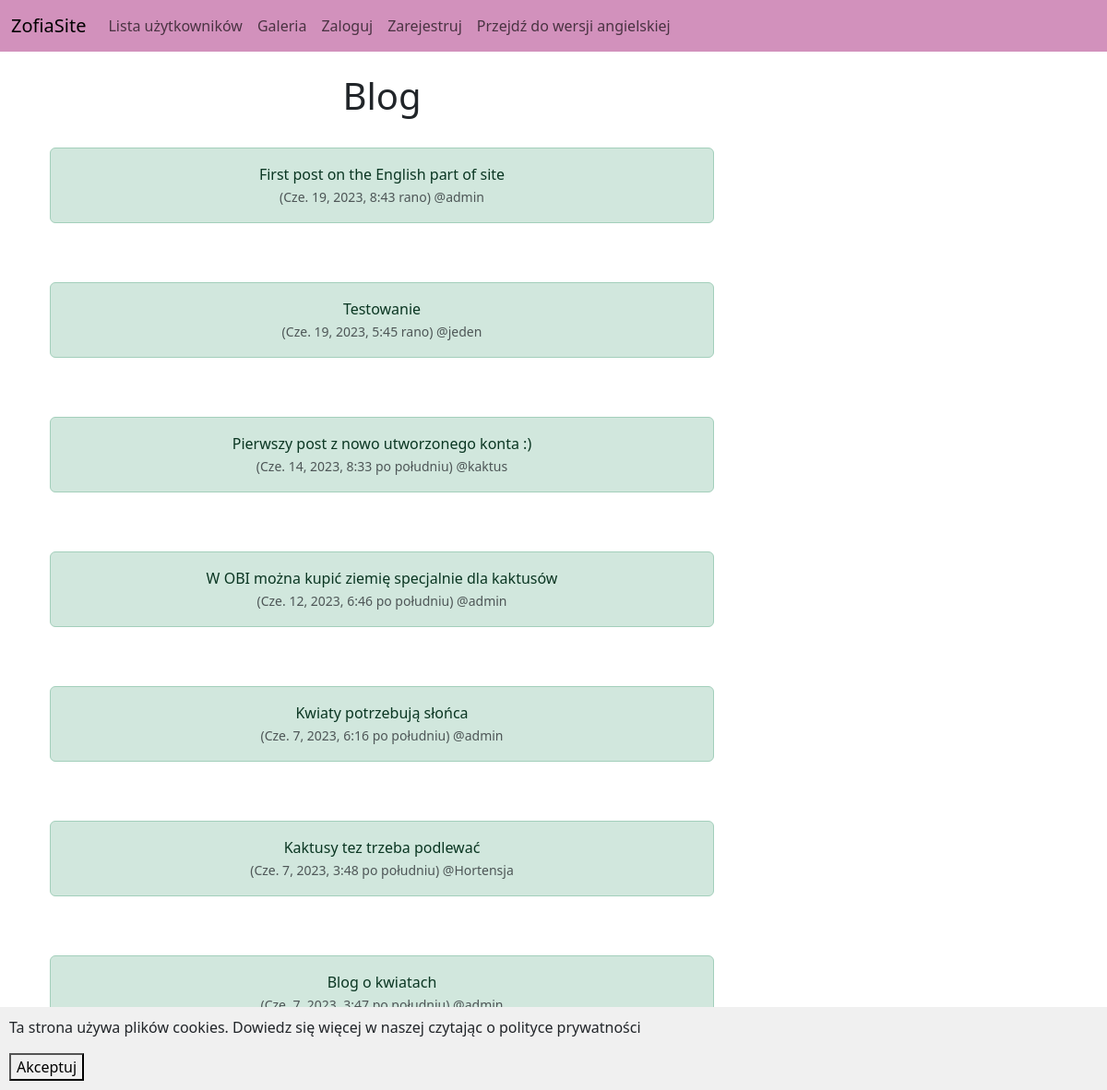
The page / on the database its author committed.
### ZofiaSite/models.py (models this page shows, shortened)
class Mess(models.Model):
    user = models.ForeignKey(User, related_name="mess", on_delete=models.DO_NOTHING)
    body = models.CharField(max_length=200)
    created_at = models.DateTimeField(auto_now_add=True)

### ZofiaSite/views.py (the view)
# urls.py: path('', views.home, name="home"),
def home(request):
    if request.user.is_authenticated:
        form = MessForm(request.POST or None)
        if request.method == "POST":
            if form.is_valid():
                m = form.save(commit=False)
                m.user = request.user
                m.save()
                messages.success(request, ("Post utworzony pomyślnie :)"))
                return redirect('home')
        mess = Mess.objects.all().order_by("-created_at")
        return render(request, 'home.html', {"mess":mess, "form":form})
    else:
        mess = Mess.objects.all().order_by("-created_at")
        return render(request, 'home.html', {"mess":mess})

### ZofiaSite/templates/home.html (shortened to what this page needs)
{% extends 'base.html' %}
{% block content %}
<div class="container text-center">
    <div class="row">
        <div class="col-8">
            <h1>Blog</h1><br/>
            {% for m in mess %}
            <div class="alert alert-success" role="alert">
                {{ m.body }}<br/>
                <small class="text-muted">
                    ({{ m.created_at }}) @{{ m.user.username }}
                </small>
            </div><br/><br/>
            {% endfor %}
        </div>
        <div class="col-4">
        </div>
    </div>
</div>
<footer id="myfooter" id="cookieFooter" class="cookie-footer">
  <p>Ta strona używa plików cookies. Dowiedz się więcej w naszej czytając o polityce prywatności</p>
  <button onclick="toggle(this)">Akceptuj</button>
</footer>
{% endblock %}

### ZofiaSite/templates/base.html (shortened to what this page needs)
{% load static %}
<!doctype html>
<html lang="pl">
  <head>
    <link href="https://cdn.jsdelivr.net/npm/bootstrap@5.3.0/dist/css/bootstrap.min.css" rel="stylesheet">
  </head>
  <body>
    {% include 'navbar.html' %}
    <br/>
    <div class="container">
      {% block content %}
      {% endblock %}
    </div>
  </body>
</html>

### ZofiaSite/templates/navbar.html (shortened to what this page needs)
<nav class="navbar navbar-expand-lg" style="background-color: #d291bc;">
    <div class="container-fluid">
      <a class="navbar-brand" href="{% url 'home' %}">ZofiaSite</a>
      <div class="collapse navbar-collapse" id="navbarSupportedContent">
        <ul class="navbar-nav me-auto mb-2 mb-lg-0">
          <li class="nav-item">
            <a class="nav-link" href="#" id="profile-list-link">Lista użytkowników</a>
          </li>
          <li class="nav-item">
            <a class="nav-link" href="#" id="gallery-link">Galeria</a>
          </li>
          {% if user.is_authenticated %}
          <li class="nav-item">
            <a class="nav-link" href="{% url 'logout' %}">Wyloguj</a>
          </li>
          {% else %}
          <li class="nav-item">
            <a class="nav-link" href="{% url 'login' %}">Zaloguj</a>
          </li>
          <li class="nav-item">
            <a class="nav-link" href="{% url 'register' %}">Zarejestruj</a>
          </li>
          {% endif %}
          <li class="nav-item">
            <a class="nav-link" href="{% url 'home_en' %}">Przejdź do wersji angielskiej</a>
          </li>
        </ul>
      </div>
    </div>
  </nav>

### ZofiaSite/templates/home.html (style rules this page uses)
.cookie-footer { position: fixed; bottom: 0; left: 0; width: 100%; background-color: #f0f0f0; padding: 10px; display: block; }

### rows shown on the page
Mess: body "First post on the English part of site", created_at "Cze. 19, 2023, 8:43 rano", user.username "admin"
Mess: body "Testowanie", created_at "Cze. 19, 2023, 5:45 rano", user.username "jeden"
Mess: body "Pierwszy post z nowo utworzonego konta :)", created_at "Cze. 14, 2023, 8:33 po południu", user.username "kaktus"
Mess: body "W OBI można kupić ziemię specjalnie dla kaktusów", created_at "Cze. 12, 2023, 6:46 po południu", user.username "admin"
Mess: body "Kwiaty potrzebują słońca", created_at "Cze. 7, 2023, 6:16 po południu", user.username "admin"
Mess: body "Kaktusy tez trzeba podlewać", created_at "Cze. 7, 2023, 3:48 po południu", user.username "Hortensja"
Mess: body "Blog o kwiatach", created_at "Cze. 7, 2023, 3:47 po południu", user.username "admin"
